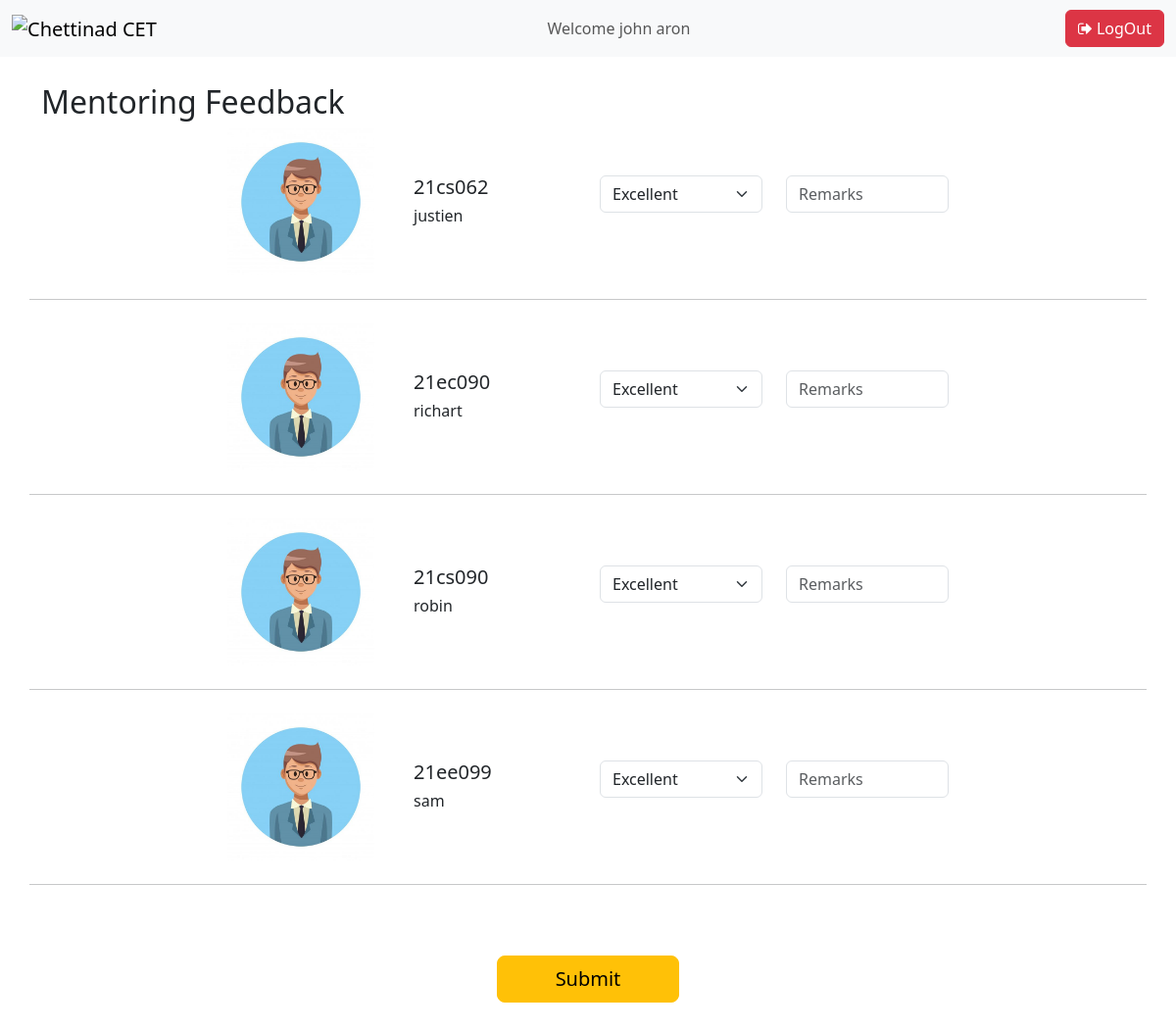
The page /index.php (signed in) on the database its author committed.
### tables this page shows
CREATE TABLE IF NOT EXISTS `student` (
  `ID` int(11) NOT NULL AUTO_INCREMENT,
  `rollno` varchar(10) NOT NULL,
  `photo` varchar(150) DEFAULT './student.jpg',
  `name` varchar(50) NOT NULL DEFAULT '0',
  `dept` varchar(50) NOT NULL DEFAULT '0',
  `mentorid` int(11) NOT NULL DEFAULT '0',
  `insertat` timestamp NOT NULL DEFAULT CURRENT_TIMESTAMP,
  PRIMARY KEY (`ID`),
  UNIQUE KEY `rollno` (`rollno`)
);

### index.php (the view, shortened to what this page needs)
<?php
include_once("config.php");
if (isset($_SESSION["faculty_id"])) {
    ?>
    <!doctype html>
    <html lang="en">
    <head>
        <link href="https://cdn.jsdelivr.net/npm/bootstrap@5.3.2/dist/css/bootstrap.min.css" rel="stylesheet"
>
        <link rel="stylesheet" href="https://cdnjs.cloudflare.com/ajax/libs/font-awesome/4.7.0/css/font-awesome.min.css">
    </head>
    <body>
        <nav class="navbar fixed-top bg-body-tertiary">
            <div class="container-fluid">
                <a class="navbar-brand" href="#">
                    <img src="https://www.chettinadtech.ac.in/assets/images/CCET_Logo.png" alt="Chettinad CET">
                </a>
                <span class="navbar-text">
                    <?php echo "Welcome " . $_SESSION["name"]; ?>
                </span>
                <a href="logout.php" class="btn btn-danger"><i class="fa fa-sign-out"></i> LogOut</a>
            </div>
        </nav>
        <div class="container" style="margin-top:85px;">
            <div class="row justify-content-center">
                <h2>Mentoring Feedback</h2>
                <?php
                $stmt = $dbh->prepare("SELECT * FROM student where mentorid=:mentorid");
                $stmt->bindParam(':mentorid', $_SESSION["faculty_id"]);
                $stmt->execute();
                $result = $stmt->fetchAll(PDO::FETCH_ASSOC);
                if ($result) {
                    ?>
                    <form action="action.php" method="post">
                        <?php
                        foreach ($result as $row) {
                            ?>
                            <div class="row justify-content-center">
                                <div class="col-lg-2 col-md-3 col-sm-6">
                                    <img src="<?php echo $row['photo']; ?>" alt="<?php $row['photo']; ?>" height="150">
                                </div>
                                <div class="col-lg-2 col-md-3 col-sm-6">
                                    <br><br>
                                    <h5>
                                        <?php echo $row['rollno']; ?>
                                    </h5>
                                    <h6>
                                        <?php echo $row['name']; ?>
                                    </h6>
                                </div>
                                <div class="col-lg-2 col-md-3 col-sm-6">
                                    <br><br>
                                    <select class="form-select" name="feedback<?php echo $row["ID"]; ?>">
                                        <option>Excellent</option>
                                    </select>
                                </div>
                                <div class="col-lg-2 col-md-3 col-sm-6">
                                    <br><br>
                                    <input type="text" class="form-control" name="remark<?php echo $row["ID"]; ?>" placeholder="Remarks">
                                </div>
                                <hr class="my-4">
                            </div>
                            <?php
                        }
                        ?>
                        <div class="d-grid gap-2 mx-auto col-2 m-5">
                            <input type="submit" class="btn btn-warning btn-lg mb-5">
                        </div>
                    </form>
                    <?php
                } else {
                    echo "<option value=''>No student found</option>";
                }
                ?>
            </div>
        </div>
    </body>
    </html>
    <?php
} else
    header("location:login.php");
?>

### rows shown on the page
student: photo (picture), rollno "21cs062", name "justien", ID "Excellent"
student: photo (picture), rollno "21ec090", name "richart", ID "Excellent"
student: photo (picture), rollno "21cs090", name "robin", ID "Excellent"
student: photo (picture), rollno "21ee099", name "sam", ID "Excellent"

### other values the page prints
$_SESSION["name"] "john aron"
